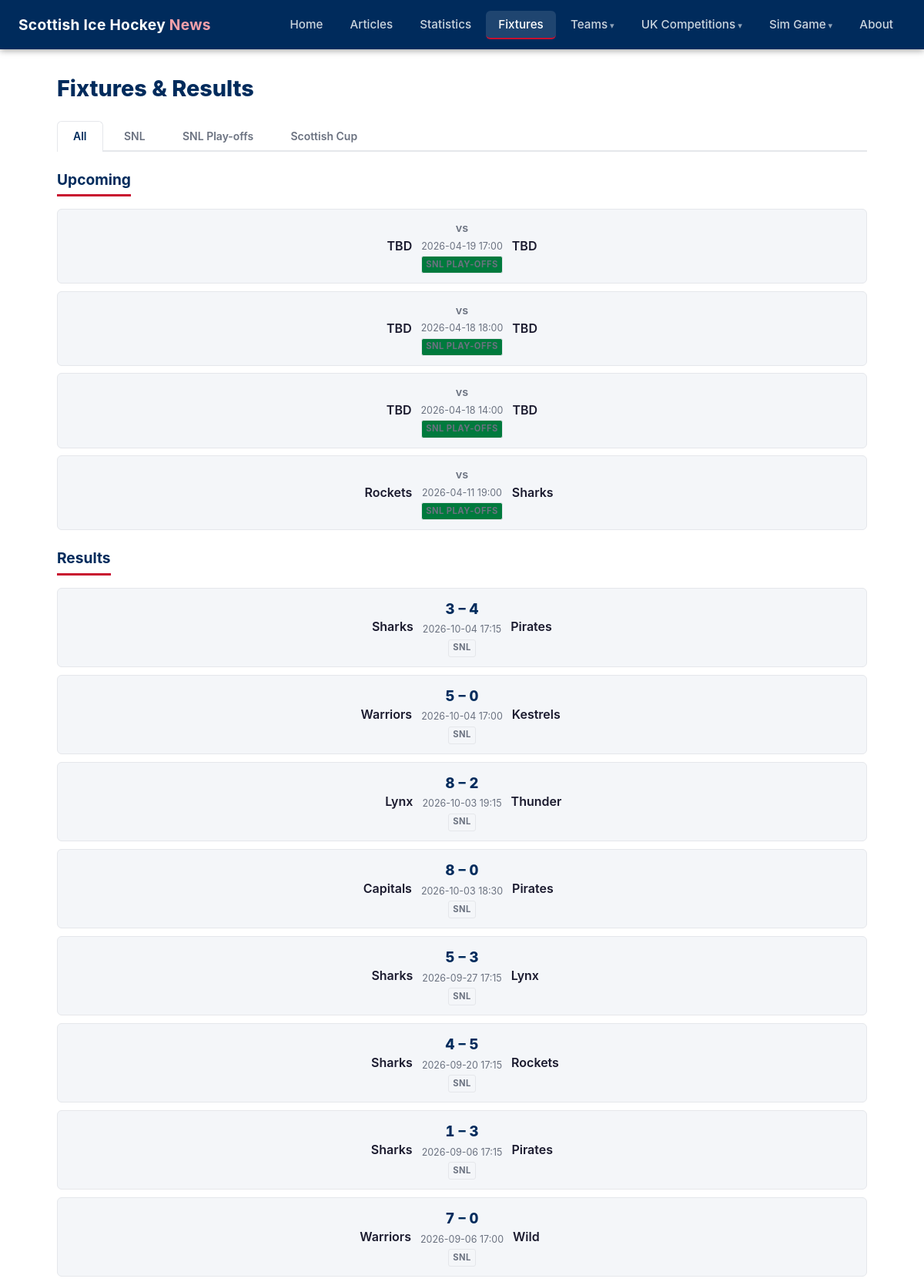
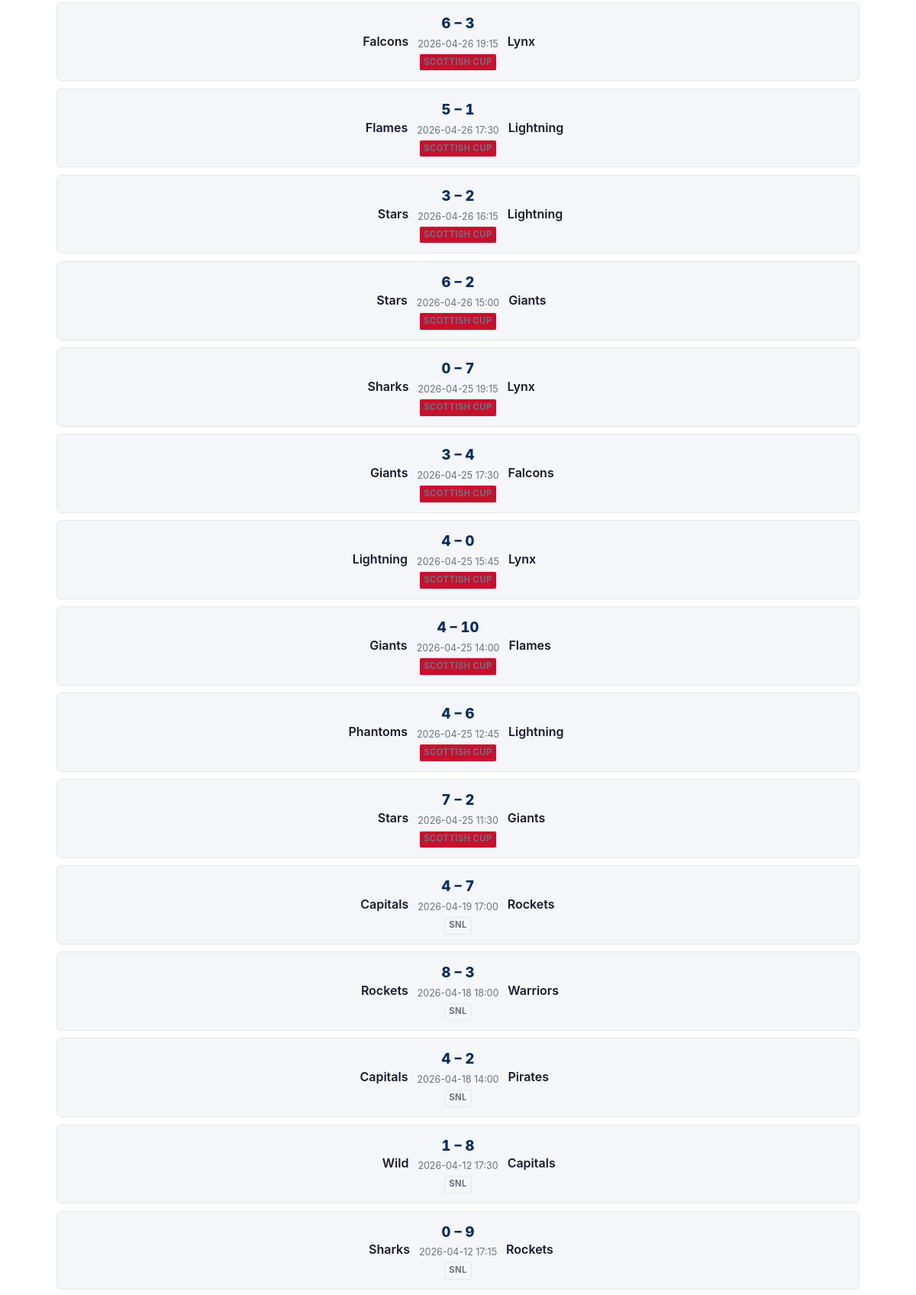
The page /fixtures/ (upper part) on the database its author committed (2 pictures, top to bottom).
### tables this page shows
CREATE TABLE competitions (
            id   INTEGER PRIMARY KEY,
            name TEXT    NOT NULL UNIQUE
        );

CREATE TABLE fixtures (
            event_id       INTEGER PRIMARY KEY,
            competition_id INTEGER NOT NULL REFERENCES competitions(id),
            date           TEXT,
            home_team_id   INTEGER REFERENCES teams(id),
            away_team_id   INTEGER REFERENCES teams(id),
            home_score     INTEGER,
            away_score     INTEGER,
            status         TEXT    NOT NULL DEFAULT 'scheduled',
            scraped_at     TEXT    NOT NULL
        , event_url TEXT, season TEXT NOT NULL DEFAULT '2025-26');

CREATE TABLE teams (
            id   INTEGER PRIMARY KEY,
            slug TEXT    NOT NULL UNIQUE,
            name TEXT    NOT NULL
        );

### web/app.py (the view)
@app.route("/fixtures/")
def fixtures():
    season = request.args.get("season", CURRENT_SEASON)
    if season not in SEASONS:
        season = CURRENT_SEASON
    comp = request.args.get("comp", "all")
    all_fixtures = db_queries.get_all_fixtures(comp, season=season)
    upcoming = [f for f in all_fixtures if f["status"] == "scheduled"]
    results = [f for f in all_fixtures if f["status"] == "final"]
    bracket = None
    bracket_title = None
    if comp == "Scottish Cup" and season == CURRENT_SEASON:
        all_ids = [eid for rd in CUP_BRACKET for leg in rd["matchups"] for eid in leg]
        bracket = _build_cup_bracket(db_queries.get_fixtures_by_ids(all_ids))
        bracket_title = "2025–26 Scottish Cup"
    elif comp == "SNL Play-offs" and season == CURRENT_SEASON:
        all_ids = [eid for rd in PLAYOFFS_BRACKET for leg in rd["matchups"] for eid in leg]
        bracket = _build_cup_bracket(db_queries.get_fixtures_by_ids(all_ids), PLAYOFFS_BRACKET)
        bracket_title = "2025–26 SNL Play-offs"
    return render_template(
        "fixtures.html",
        comp=comp,
        competitions=["all"] + COMPETITIONS,
        season=season,
        seasons=SEASONS,
        upcoming=upcoming,
        results=results,
        bracket=bracket,
        bracket_title=bracket_title,
    )

### web/app.py (called while the page is built)
@app.template_filter("short_name")
def short_name_filter(db_name):
    return TEAM_DISPLAY.get(db_name, {}).get("short", db_name)

### web/db_queries.py (called while the page is built)
def get_connection():
    conn = sqlite3.connect(DB_PATH)
    conn.row_factory = sqlite3.Row
    conn.execute("PRAGMA journal_mode=WAL")
    conn.execute("PRAGMA foreign_keys=ON")
    return conn

def get_all_fixtures(comp_name="all", season=CURRENT_SEASON):
    conn = get_connection()
    try:
        rows = conn.execute(
            """
            SELECT f.event_id, f.date, f.home_score, f.away_score, f.status,
                   ht.name AS home_team, at.name AS away_team,
                   c.name AS competition
            FROM fixtures f
            JOIN teams ht ON ht.id = f.home_team_id
            JOIN teams at ON at.id = f.away_team_id
            JOIN competitions c ON c.id = f.competition_id
            WHERE f.season = ?
              AND (? = 'all' OR c.name = ?)
            ORDER BY f.status ASC,
                     COALESCE(f.date, 'z') DESC,
                     f.event_id DESC
            """,
            (season, comp_name, comp_name),
        ).fetchall()
        return [dict(r) for r in rows]
    finally:
        conn.close()

### web/templates/fixtures.html (shortened to what this page needs)
{% extends "base.html" %}
{% block content %}
<h1 class="page-title">Fixtures &amp; Results</h1>
<div class="comp-tabs">
  {% for c in competitions %}
    <a href="{{ url_for('fixtures', comp=c) }}"
       class="comp-tab {{ 'active' if c == comp else '' }}">
      {{ 'All' if c == 'all' else c }}
    </a>
  {% endfor %}
</div>
{% if not bracket %}
  {% if upcoming %}
    <h2 class="section-title">Upcoming</h2>
    <div class="result-list">
      {% for f in upcoming %}
        <a href="{{ url_for('fixture_preview', event_id=f.event_id) }}" class="result-card-link">
          <div class="result-card">
            <div class="team-home">{{ f.home_team | short_name }}</div>
            <div class="result-card-centre">
              <div class="score upcoming-score">vs</div>
              {% if f.date %}<div class="meta">{{ f.date }}</div>{% endif %}
              {% if comp == 'all' %}
                <div class="meta">
                  <span class="badge {% if f.competition == 'Scottish Cup' %}cup{% elif f.competition == 'SNL Play-offs' %}playoffs{% endif %}">
                    {{ f.competition }}
                  </span>
                </div>
              {% endif %}
            </div>
            <div class="team-away">{{ f.away_team | short_name }}</div>
          </div>
        </a>
      {% endfor %}
    </div>
  {% endif %}
  {% if results %}
    <h2 class="section-title mt-2">Results</h2>
    <div class="result-list">
      {% for f in results %}
        <a href="{{ url_for('event_detail', event_id=f.event_id) }}" class="result-card-link">
          <div class="result-card">
            <div class="team-home">{{ f.home_team | short_name }}</div>
            <div class="result-card-centre">
              <div class="score">{{ f.home_score }} – {{ f.away_score }}</div>
              {% if f.date %}<div class="meta">{{ f.date }}</div>{% endif %}
              {% if comp == 'all' %}
                <div class="meta">
                  <span class="badge {% if f.competition == 'Scottish Cup' %}cup{% elif f.competition == 'SNL Play-offs' %}playoffs{% endif %}">
                    {{ f.competition }}
                  </span>
                </div>
              {% endif %}
            </div>
            <div class="team-away">{{ f.away_team | short_name }}</div>
          </div>
        </a>
      {% endfor %}
    </div>
  {% endif %}
{% endif %}
{% endblock %}

### web/static/css/style.css (style rules this page uses)
:root { --primary: #002B5C; --accent: #C8102E; --bg: #ffffff; --bg-subtle: #f4f6f9; --text: #1a1a2e; --text-muted: #6b7280; --border: #e5e7eb; --nav-height: 64px; --radius: 6px; }
*, *::before, *::after { box-sizing: border-box; margin: 0; padding: 0; }
body { font-family: -apple-system, BlinkMacSystemFont, 'Segoe UI', Roboto, sans-serif; color: var(--text); background: var(--bg); line-height: 1.6; min-height: 100vh; display: flex; flex-direction: column; }
a { color: var(--primary); }
h1, h2, h3 { line-height: 1.3; }
.page-title { font-size: 1.8rem; font-weight: 800; color: var(--primary); margin-bottom: 1.5rem; }
.section-title { font-size: 1.2rem; font-weight: 700; color: var(--primary); margin-bottom: 1rem; padding-bottom: 0.4rem; border-bottom: 3px solid var(--accent); display: inline-block; }
.mt-2 { margin-top: 2rem; }
.result-list { display: flex; flex-direction: column; gap: 0.6rem; }
.result-card-link { text-decoration: none; color: inherit; }
.result-card { background: var(--bg-subtle); border: 1px solid var(--border); border-radius: var(--radius); padding: 0.75rem 1rem; display: grid; grid-template-columns: 1fr auto 1fr; align-items: center; gap: 0.75rem; transition: border-color 0.15s, box-shadow 0.15s; }
.team-home { font-weight: 600; text-align: right; }
.team-away { font-weight: 600; text-align: left; }
.score { font-size: 1.15rem; font-weight: 800; color: var(--primary); text-align: center; min-width: 64px; font-variant-numeric: tabular-nums; }
.upcoming-score { font-size: 0.9rem; font-weight: 600; color: var(--text-muted); }
.result-card-centre { text-align: center; }
.meta { font-size: 0.78rem; color: var(--text-muted); margin-top: 0.15rem; }
.badge { display: inline-block; font-size: 0.72rem; font-weight: 700; padding: 0.15rem 0.45rem; border-radius: 3px; background: var(--primary); color: #fff; letter-spacing: 0.3px; text-transform: uppercase; }
.badge.cup { background: var(--accent); }
.badge.playoffs { background: #007a3d; }
.comp-tabs { display: flex; gap: 0.4rem; border-bottom: 2px solid var(--border); margin-bottom: 1.5rem; }
.comp-tab { padding: 0.5rem 1.25rem; border-radius: var(--radius) var(--radius) 0 0; text-decoration: none; font-weight: 600; font-size: 0.875rem; color: var(--text-muted); border: 1px solid transparent; border-bottom: none; margin-bottom: -2px; transition: color 0.15s; }
.comp-tab.active { background: var(--bg); color: var(--primary); border-color: var(--border); border-bottom-color: var(--bg); }
.mt-2 { margin-top: 1.5rem; }
.badge, .sim-event-badge { display: inline-block; font-size: 0.7rem; font-weight: 700; padding: 0.15em 0.45em; border-radius: 3px; text-transform: uppercase; letter-spacing: 0.04em; white-space: nowrap; }
.badge { background: var(--bg-subtle); color: var(--text-muted); border: 1px solid var(--border); }

### rows shown on the page
competitions: name "SNL"
competitions: name "SNL Play-offs"
competitions: name "Scottish Cup"
fixtures: home_team|short_name "TBD", date "2026-04-19 17:00", competition "SNL PLAY-OFFS", away_team|short_name "TBD"
fixtures: home_team|short_name "TBD", date "2026-04-18 18:00", competition "SNL PLAY-OFFS", away_team|short_name "TBD"
fixtures: home_team|short_name "TBD", date "2026-04-18 14:00", competition "SNL PLAY-OFFS", away_team|short_name "TBD"
fixtures: home_team|short_name "Rockets", date "2026-04-11 19:00", competition "SNL PLAY-OFFS", away_team|short_name "Sharks"
fixtures: home_team|short_name "Sharks", home_score "3", away_score "4", date "2026-10-04 17:15", competition "SNL", away_team|short_name "Pirates"
fixtures: home_team|short_name "Warriors", home_score "5", away_score "0", date "2026-10-04 17:00", competition "SNL", away_team|short_name "Kestrels"
fixtures: home_team|short_name "Lynx", home_score "8", away_score "2", date "2026-10-03 19:15", competition "SNL", away_team|short_name "Thunder"
fixtures: home_team|short_name "Capitals", home_score "8", away_score "0", date "2026-10-03 18:30", competition "SNL", away_team|short_name "Pirates"
fixtures: home_team|short_name "Sharks", home_score "5", away_score "3", date "2026-09-27 17:15", competition "SNL", away_team|short_name "Lynx"
fixtures: home_team|short_name "Sharks", home_score "4", away_score "5", date "2026-09-20 17:15", competition "SNL", away_team|short_name "Rockets"
fixtures: home_team|short_name "Sharks", home_score "1", away_score "3", date "2026-09-06 17:15", competition "SNL", away_team|short_name "Pirates"
fixtures: home_team|short_name "Warriors", home_score "7", away_score "0", date "2026-09-06 17:00", competition "SNL", away_team|short_name "Wild"
fixtures: home_team|short_name "Falcons", home_score "6", away_score "3", date "2026-04-26 19:15", competition "SCOTTISH CUP", away_team|short_name "Lynx"
fixtures: home_team|short_name "Flames", home_score "5", away_score "1", date "2026-04-26 17:30", competition "SCOTTISH CUP", away_team|short_name "Lightning"
fixtures: home_team|short_name "Stars", home_score "3", away_score "2", date "2026-04-26 16:15", competition "SCOTTISH CUP", away_team|short_name "Lightning"
fixtures: home_team|short_name "Stars", home_score "6", away_score "2", date "2026-04-26 15:00", competition "SCOTTISH CUP", away_team|short_name "Giants"
fixtures: home_team|short_name "Sharks", home_score "0", away_score "7", date "2026-04-25 19:15", competition "SCOTTISH CUP", away_team|short_name "Lynx"
fixtures: home_team|short_name "Giants", home_score "3", away_score "4", date "2026-04-25 17:30", competition "SCOTTISH CUP", away_team|short_name "Falcons"
fixtures: home_team|short_name "Lightning", home_score "4", away_score "0", date "2026-04-25 15:45", competition "SCOTTISH CUP", away_team|short_name "Lynx"
fixtures: home_team|short_name "Giants", home_score "4", away_score "10", date "2026-04-25 14:00", competition "SCOTTISH CUP", away_team|short_name "Flames"
fixtures: home_team|short_name "Phantoms", home_score "4", away_score "6", date "2026-04-25 12:45", competition "SCOTTISH CUP", away_team|short_name "Lightning"
fixtures: home_team|short_name "Stars", home_score "7", away_score "2", date "2026-04-25 11:30", competition "SCOTTISH CUP", away_team|short_name "Giants"
fixtures: home_team|short_name "Capitals", home_score "4", away_score "7", date "2026-04-19 17:00", competition "SNL", away_team|short_name "Rockets"
fixtures: home_team|short_name "Rockets", home_score "8", away_score "3", date "2026-04-18 18:00", competition "SNL", away_team|short_name "Warriors"
fixtures: home_team|short_name "Capitals", home_score "4", away_score "2", date "2026-04-18 14:00", competition "SNL", away_team|short_name "Pirates"
fixtures: home_team|short_name "Wild", home_score "1", away_score "8", date "2026-04-12 17:30", competition "SNL", away_team|short_name "Capitals"
fixtures: home_team|short_name "Sharks", home_score "0", away_score "9", date "2026-04-12 17:15", competition "SNL", away_team|short_name "Rockets"

### other values the page prints
{{ 'All' if c == 'all' else c }} "All"
